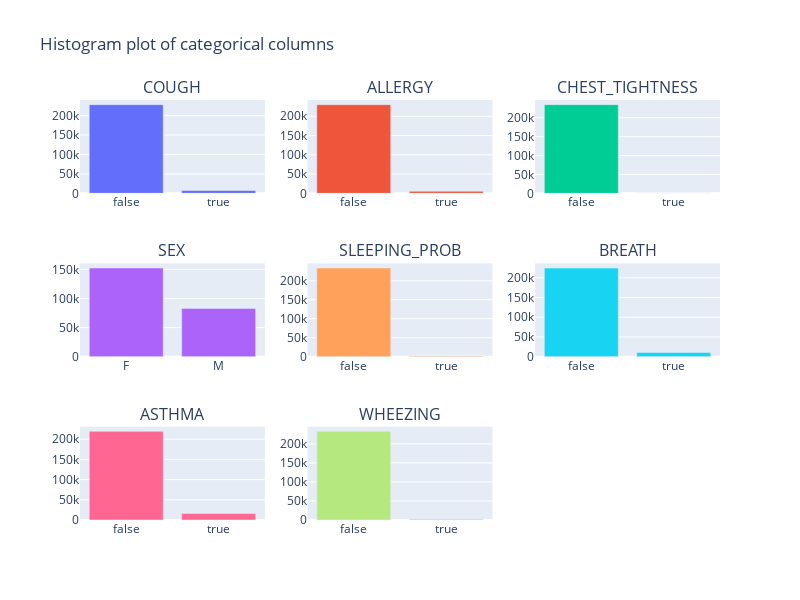

Notebook cell for this chart:
### Code cell
n_cols = 3
n_rows = n_rows = int(np.ceil(len(categorical_a.copy()) / n_cols))

"""Histogram using plotly"""
fig = make_subplots(rows=n_rows, cols=n_cols,
                    subplot_titles=tuple(categorical_a.copy()))

for i, col in enumerate(categorical_a.copy()):
    counts = data_dict['A'][col].value_counts()
    fig.add_trace(go.Bar(name=col, x=counts.index, y=counts.values), 
                  row=i//n_cols + 1,
                  col=i%n_cols + 1)

fig.update_layout(title="Histogram plot of categorical columns",
                 height=600,
                 width=800,
                 showlegend=False)

### Figure 1 — Plotly figure (JSON) as saved in the notebook; plotly's stock layout.template omitted (floating-point values rounded to 4 significant figures)
{"data": [{"name": "COUGH", "type": "bar", "x": [false, true], "xaxis": "x", "y": [228116, 7280], "yaxis": "y"}, {"name": "ALLERGY", "type": "bar", "x": [false, true], "xaxis": "x2", "y": [230109, 5287], "yaxis": "y2"}, {"name": "CHEST_TIGHTNESS", "type": "bar", "x": [false, true], "xaxis": "x3", "y": [234676, 720], "yaxis": "y3"}, {"name": "SEX", "type": "bar", "x": ["F", "M"], "xaxis": "x4", "y": [152437, 82959], "yaxis": "y4"}, {"name": "SLEEPING_PROB", "type": "bar", "x": [false, true], "xaxis": "x5", "y": [233764, 1632], "yaxis": "y5"}, {"name": "BREATH", "type": "bar", "x": [false, true], "xaxis": "x6", "y": [224873, 10523], "yaxis": "y6"}, {"name": "ASTHMA", "type": "bar", "x": [false, true], "xaxis": "x7", "y": [219417, 15979], "yaxis": "y7"}, {"name": "WHEEZING", "type": "bar", "x": [false, true], "xaxis": "x8", "y": [232933, 2463], "yaxis": "y8"}], "layout": {"annotations": [{"font": {"size": 16}, "showarrow": false, "text": "COUGH", "x": 0.1444, "xanchor": "center", "xref": "paper", "y": 1, "yanchor": "bottom", "yref": "paper"}, {"font": {"size": 16}, "showarrow": false, "text": "ALLERGY", "x": 0.5, "xanchor": "center", "xref": "paper", "y": 1, "yanchor": "bottom", "yref": "paper"}, {"font": {"size": 16}, "showarrow": false, "text": "CHEST_TIGHTNESS", "x": 0.8556, "xanchor": "center", "xref": "paper", "y": 1, "yanchor": "bottom", "yref": "paper"}, {"font": {"size": 16}, "showarrow": false, "text": "SEX", "x": 0.1444, "xanchor": "center", "xref": "paper", "y": 0.6111, "yanchor": "bottom", "yref": "paper"}, {"font": {"size": 16}, "showarrow": false, "text": "SLEEPING_PROB", "x": 0.5, "xanchor": "center", "xref": "paper", "y": 0.6111, "yanchor": "bottom", "yref": "paper"}, {"font": {"size": 16}, "showarrow": false, "text": "BREATH", "x": 0.8556, "xanchor": "center", "xref": "paper", "y": 0.6111, "yanchor": "bottom", "yref": "paper"}, {"font": {"size": 16}, "showarrow": false, "text": "ASTHMA", "x": 0.1444, "xanchor": "center", "xref": "paper", "y": 0.2222, "yanchor": "bottom", "yref": "paper"}, {"font": {"size": 16}, "showarrow": false, "text": "WHEEZING", "x": 0.5, "xanchor": "center", "xref": "paper", "y": 0.2222, "yanchor": "bottom", "yref": "paper"}], "height": 600, "showlegend": false, "title": {"text": "Histogram plot of categorical columns"}, "width": 800, "xaxis": {"anchor": "y", "domain": [0, 0.2889]}, "xaxis2": {"anchor": "y2", "domain": [0.3556, 0.6444]}, "xaxis3": {"anchor": "y3", "domain": [0.7111, 1]}, "xaxis4": {"anchor": "y4", "domain": [0, 0.2889]}, "xaxis5": {"anchor": "y5", "domain": [0.3556, 0.6444]}, "xaxis6": {"anchor": "y6", "domain": [0.7111, 1]}, "xaxis7": {"anchor": "y7", "domain": [0, 0.2889]}, "xaxis8": {"anchor": "y8", "domain": [0.3556, 0.6444]}, "xaxis9": {"anchor": "y9", "domain": [0.7111, 1]}, "yaxis": {"anchor": "x", "domain": [0.7778, 1]}, "yaxis2": {"anchor": "x2", "domain": [0.7778, 1]}, "yaxis3": {"anchor": "x3", "domain": [0.7778, 1]}, "yaxis4": {"anchor": "x4", "domain": [0.3889, 0.6111]}, "yaxis5": {"anchor": "x5", "domain": [0.3889, 0.6111]}, "yaxis6": {"anchor": "x6", "domain": [0.3889, 0.6111]}, "yaxis7": {"anchor": "x7", "domain": [0, 0.2222]}, "yaxis8": {"anchor": "x8", "domain": [0, 0.2222]}, "yaxis9": {"anchor": "x9", "domain": [0, 0.2222]}}}
